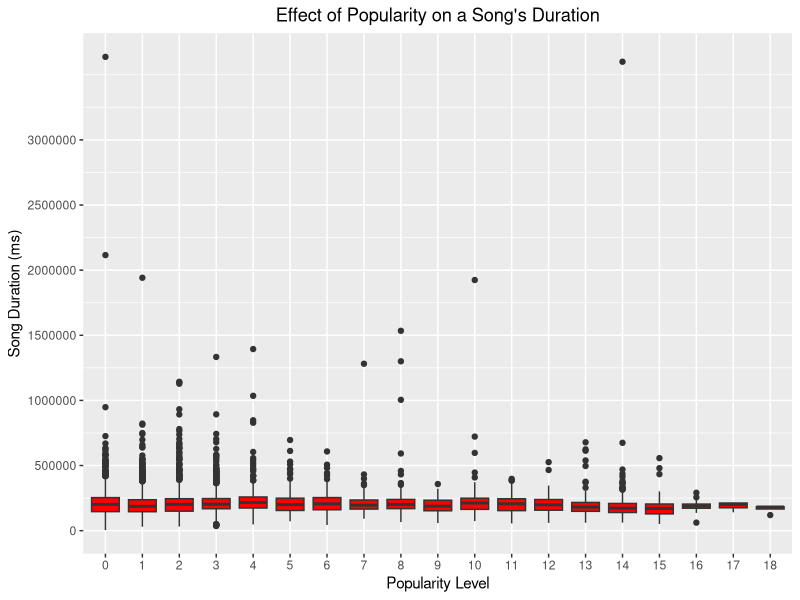
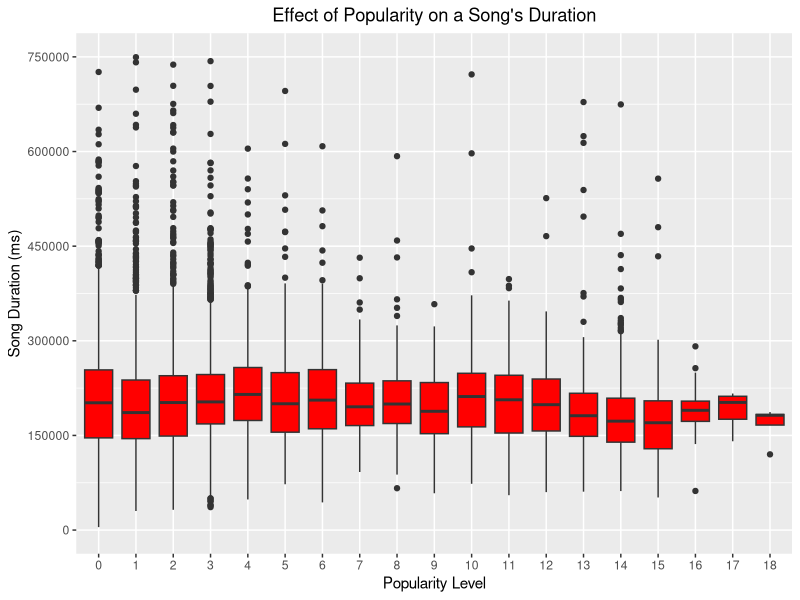
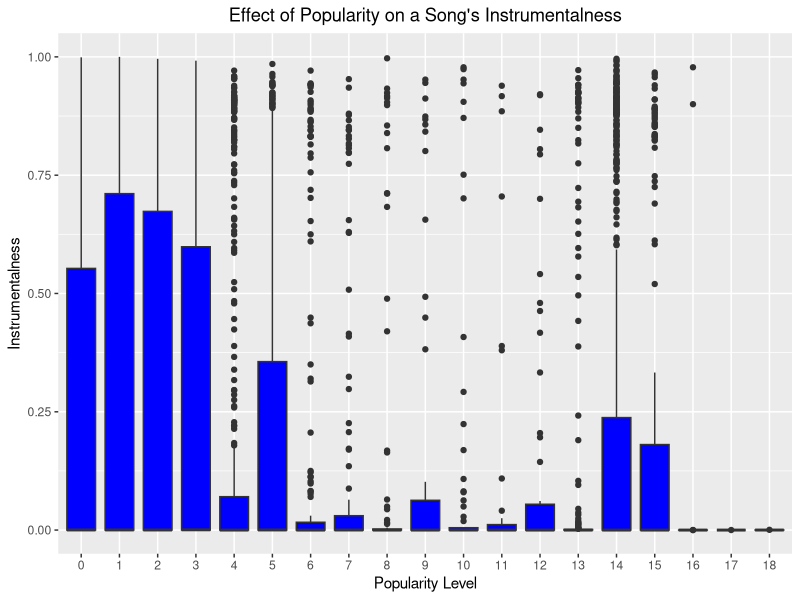
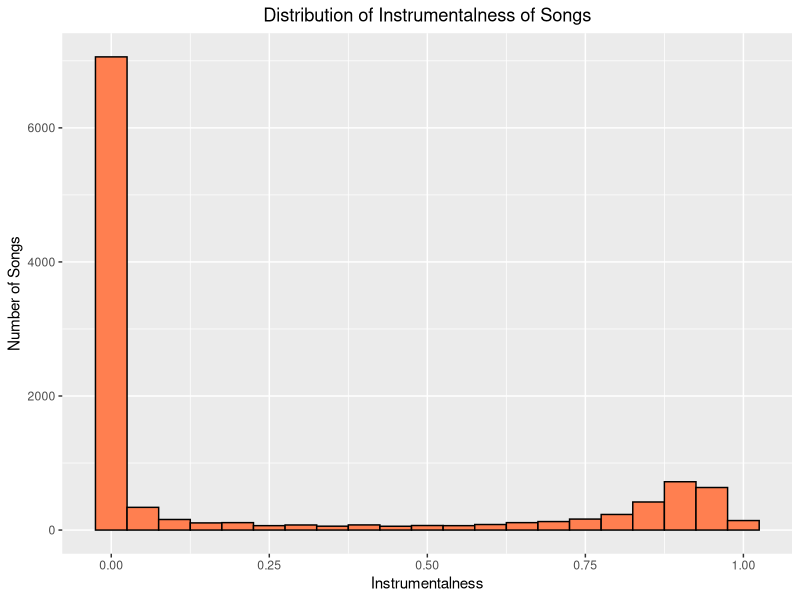
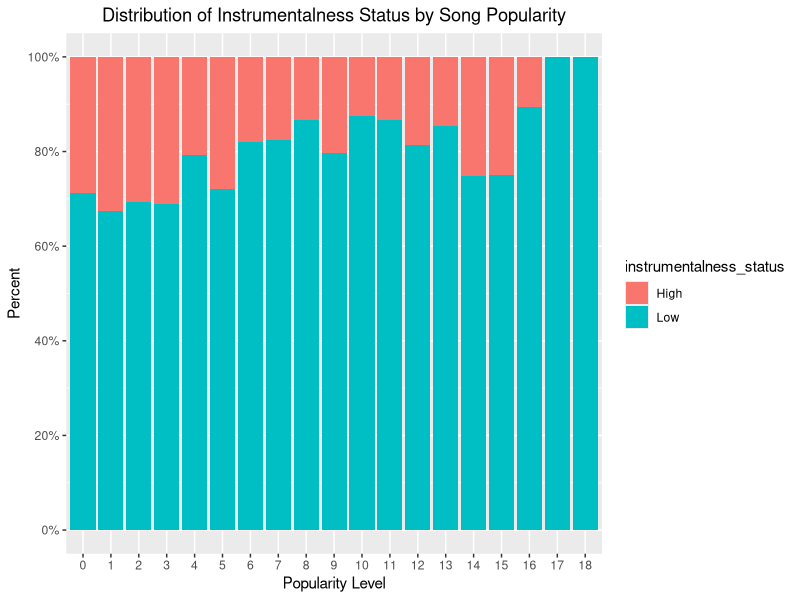
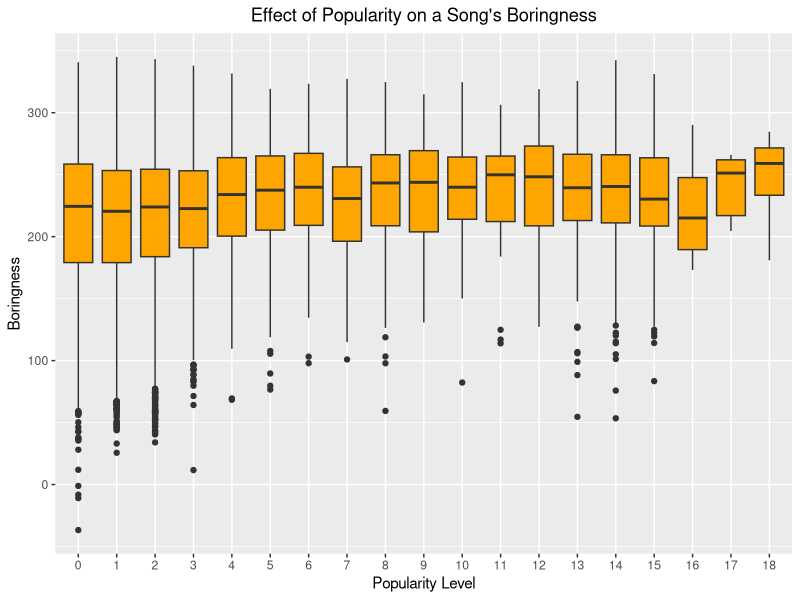

Write the R code that produced these figures, in order.
## ---- chunk 1
knitr::opts_chunk$set(echo = TRUE)
## ---- chunk 2
library(tidyverse)
## ---- chunk 3
songs <- read_csv("unpopular_songs.csv")
## ---- chunk 4
glimpse(songs)
## ---- chunk 5
# median(songs$danceability) 
# median(songs$energy) 
# median(songs$loudness)
# median(songs$speechiness)

count(filter(songs, danceability > median(danceability) & 
               energy < median(energy) & 
               loudness < median(loudness) & 
               speechiness > median(speechiness) & 
               popularity == 1))
## ---- chunk 6
songs <- arrange(songs, popularity, desc(duration_ms), key) 
head(songs, 5)
## ---- chunk 7
class(songs$popularity)
songs$popularity <- as.factor(songs$popularity)
class(songs$popularity)

ggplot(songs, aes(x = popularity, y = duration_ms)) + 
  geom_boxplot(fill = "red") + 
  scale_y_continuous(breaks = seq(0, 3000000, by = 500000)) + 
  labs(title = "Effect of Popularity on a Song's Duration", x = "Popularity Level", y = "Song Duration (ms)") + 
  theme(plot.title = element_text(hjust = 0.5))
## ---- chunk 8
ggplot(songs, aes(x = popularity, y = duration_ms)) + 
  geom_boxplot(fill = "red") + 
  scale_y_continuous(breaks = seq(0, 750000, by = 150000), limits = c(0, 750000)) + 
  labs(title = "Effect of Popularity on a Song's Duration", x = "Popularity Level", y = "Song Duration (ms)") + 
  theme(plot.title = element_text(hjust = 0.5))
## ---- chunk 9
ggplot(songs, aes(x = popularity, y = instrumentalness)) + 
  geom_boxplot(fill = "blue") + 
  labs(title = "Effect of Popularity on a Song's Instrumentalness", x = "Popularity Level", y = "Instrumentalness") + 
  theme(plot.title = element_text(hjust = 0.5))
## ---- chunk 10
ggplot(songs, aes(x = instrumentalness)) + 
  geom_histogram(color = "black", fill = "coral", binwidth = .05) + 
  labs(title = "Distribution of Instrumentalness of Songs", x = "Instrumentalness", y = "Number of Songs") + 
  theme(plot.title = element_text(hjust = 0.5))
## ---- chunk 11
unpopular_artists <- songs %>% 
  group_by(track_artist) %>% 
  summarize(
    danceability_med = median(danceability),
    danceability_IQR = IQR(danceability),
    energy_med = median(energy),
    energy_IQR = IQR(energy),
    speechiness_med = median(speechiness),
    speechiness_IQR = IQR(speechiness),
    acousticness_med = median(acousticness),
    acousticness_IQR = IQR(acousticness),
    instrumentalness_med = median(instrumentalness),
    instrumentalness_IQR = IQR(instrumentalness),
    liveness_med = median(liveness),
    liveness_IQR = IQR(liveness),
    valence_med = median(valence),
    valence_IQR = IQR(valence),
    count = n()
  )

unpopular_artists <- arrange(unpopular_artists, desc(unpopular_artists$count))

head(unpopular_artists, 10)

## ---- chunk 12
songs$boringness <- songs$loudness + songs$tempo + (songs$energy * 100) + (songs$danceability * 100)

songs$instrumentalness_status <- ifelse(songs$instrumentalness > mean(songs$instrumentalness), "High", "Low")

## ---- chunk 13
ggplot(songs, aes(x = popularity, fill = instrumentalness_status)) + 
  geom_bar(position = "fill") +
  scale_y_continuous(breaks = seq(0, 1, by = .2), labels = scales::percent) + 
  labs(title = "Distribution of Instrumentalness Status by Song Popularity", x = "Popularity Level", y = "Percent") +
  theme(plot.title = element_text(hjust = 0.5))
## ---- chunk 14
ggplot(songs, aes(x = popularity, y = boringness)) + 
  geom_boxplot(fill = "orange") + 
  labs(title = "Effect of Popularity on a Song's Boringness", x = "Popularity Level", y = "Boringness") + 
  theme(plot.title = element_text(hjust = 0.5))
